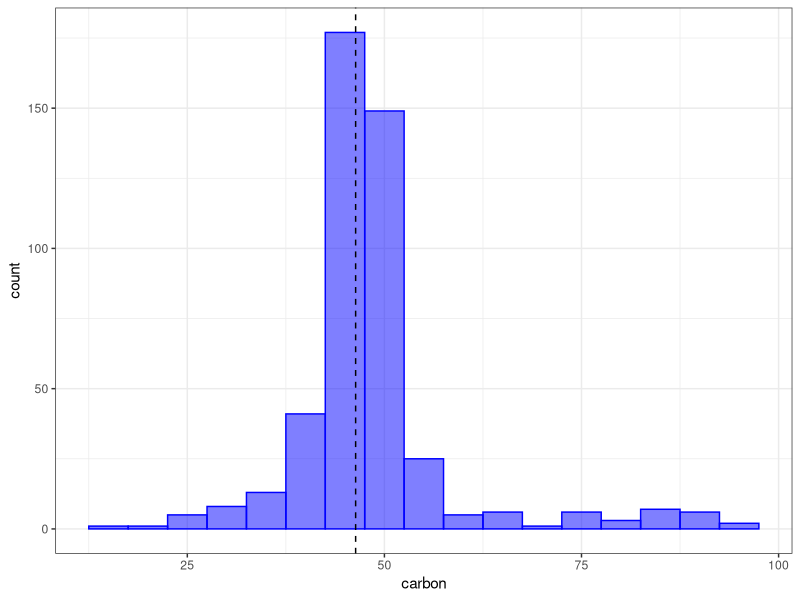

The R script that drew this image: (Note: this script raises an error after producing the figure.)
## ----ex_setup, include=FALSE--------------------------------------------------
knitr::opts_chunk$set(
  message = FALSE,
  digits = 3,
  collapse = TRUE,
  comment = "#>"
  )
options(digits = 3)

## ----step_list----------------------------------------------------------------
library(recipes)
ls("package:recipes", pattern = "^step_")

## ----initial------------------------------------------------------------------
library(modeldata)
data(biomass)
str(biomass)

biomass_tr <- biomass[biomass$dataset == "Training",]
biomass_te <- biomass[biomass$dataset == "Testing",]

## ----carbon_dist, fig.width=6, fig.height=4.25,  out.width = '100%'-----------
library(ggplot2)
theme_set(theme_bw())
ggplot(biomass_tr, aes(x = carbon)) + 
  geom_histogram(binwidth = 5, col = "blue", fill = "blue", alpha = .5) + 
  geom_vline(xintercept = biomass_te$carbon[1], lty = 2)

## ----initial_def--------------------------------------------------------------
step_percentile <- function(
  recipe, ..., 
  role = NA, 
  trained = FALSE, 
  ref_dist = NULL,
  approx = FALSE, 
  options = list(probs = (0:100)/100, names = TRUE),
  skip = FALSE,
  id = rand_id("percentile")
  ) {

  ## The variable selectors are not immediately evaluated by using
  ##  the `quos` function in `rlang`. `ellipse_check` captures the
  ##  values and also checks to make sure that they are not empty.  
  terms <- ellipse_check(...) 

  add_step(
    recipe, 
    step_percentile_new(
      terms = terms, 
      trained = trained,
      role = role, 
      ref_dist = ref_dist,
      approx = approx,
      options = options,
      skip = skip,
      id = id
    )
  )
}

## ----initialize---------------------------------------------------------------
step_percentile_new <- 
  function(terms, role, trained, ref_dist, approx, options, skip, id) {
    step(
      subclass = "percentile", 
      terms = terms,
      role = role,
      trained = trained,
      ref_dist = ref_dist,
      approx = approx,
      options = options,
      skip = skip,
      id = id
    )
  }

## ----prep_1, eval = FALSE-----------------------------------------------------
#  prep.step_percentile <- function(x, training, info = NULL, ...) {
#    col_names <- terms_select(terms = x$terms, info = info)
#  }

## ----prep_2-------------------------------------------------------------------
get_pctl <- function(x, args) {
  args$x <- x
  do.call("quantile", args)
}

prep.step_percentile <- function(x, training, info = NULL, ...) {
  col_names <- terms_select(terms = x$terms, info = info) 
  ## You can add error trapping for non-numeric data here and so on. See the
  ## `check_type` function to do this for basic types. 
  
  ## We'll use the names later so
  if (x$options$names == FALSE)
    rlang::abort("`names` should be set to TRUE")
  
  if (!x$approx) {
    ref_dist <- training[, col_names]
  } else {
    ref_dist <- purrr::map(training[, col_names],  get_pctl, args = x$options)
  }

  ## Use the constructor function to return the updated object. 
  ## Note that `trained` is set to TRUE
  
  step_percentile_new(
    terms = x$terms, 
    trained = TRUE,
    role = x$role, 
    ref_dist = ref_dist,
    approx = x$approx,
    options = x$options,
    skip = x$skip,
    id = x$id
  )
}

## ----bake---------------------------------------------------------------------
## Two helper functions
pctl_by_mean <- function(x, ref) mean(ref <= x)

pctl_by_approx <- function(x, ref) {
  ## go from 1 column tibble to vector
  x <- getElement(x, names(x))
  ## get the percentiles values from the names (e.g. "10%")
  p_grid <- as.numeric(gsub("%$", "", names(ref))) 
  approx(x = ref, y = p_grid, xout = x)$y/100
}

bake.step_percentile <- function(object, new_data, ...) {
  require(tibble)
  ## For illustration (and not speed), we will loop through the affected variables
  ## and do the computations
  vars <- names(object$ref_dist)
  
  for (i in vars) {
    if (!object$approx) {
      ## We can use `apply` since tibbles do not drop dimensions:
      new_data[, i] <- apply(new_data[, i], 1, pctl_by_mean, 
                            ref = object$ref_dist[, i])
    } else 
      new_data[, i] <- pctl_by_approx(new_data[, i], object$ref_dist[[i]])
  }
  ## Always convert to tibbles on the way out
  as_tibble(new_data)
}

## ----example------------------------------------------------------------------
library(purrr)
rec_obj <- 
  recipe(HHV ~ ., data = biomass_tr[, -(1:2)]) %>%
  step_percentile(all_predictors(), approx = TRUE) %>%
  prep(training = biomass_tr)

percentiles <- bake(rec_obj, biomass_te)
percentiles

## ----cdf_plot, echo = FALSE, fig.width=6, fig.height=4.25,  out.width = '100%'----
grid_pct <- rec_obj$steps[[1]]$options$probs
plot_data <- data.frame(
  carbon = c(
    quantile(biomass_tr$carbon, probs = grid_pct), 
    biomass_te$carbon
  ),
  percentile = c(grid_pct, percentiles$carbon),
  dataset = rep(
    c("Training", "Testing"), 
    c(length(grid_pct), nrow(percentiles))
  )
)

ggplot(plot_data, 
       aes(x = carbon, y = percentile, col = dataset)) + 
  geom_point(alpha = .4, cex = 2) + 
  theme(legend.position = "top")
